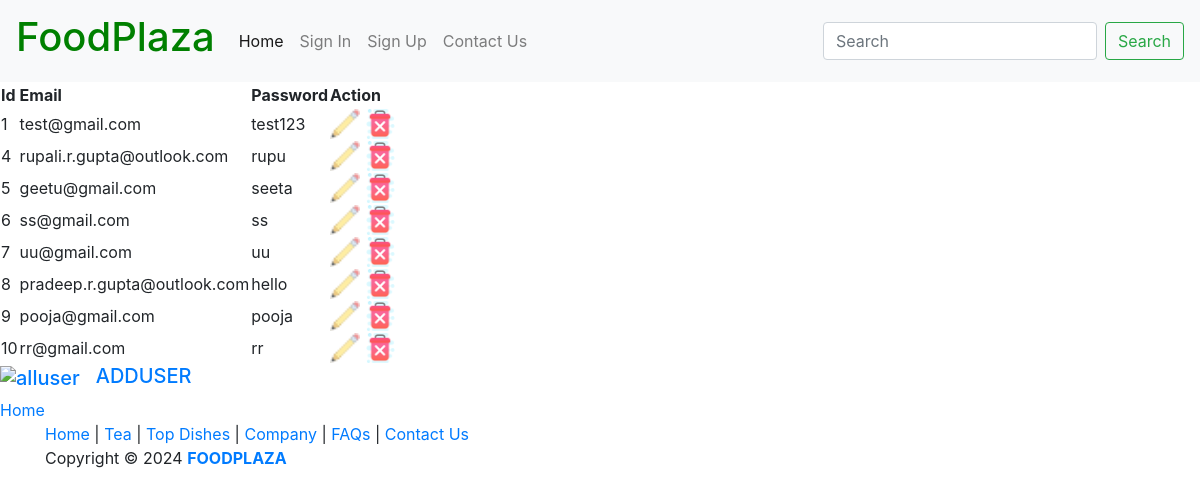
The page /userapp/users/ on the database its author committed.
### userapp/models.py (models this page shows, shortened)
class UserModel(models.Model):
	email=models.CharField(max_length=30)
	password=models.CharField(max_length=20)

### userapp/views.py (the view)
# urls.py: path('users/', showAllUser),
def showAllUser(request):
	allusers=UserModel.objects.all()
	return render(request,'userapp/users.html',{'users':allusers})

### templates/userapp/users.html
{% include "header2.html" %}
{% load static %}
<table>
    <tr>
        <th>Id</th>
        <th>Email</th>
        <th>Password</th>
		<th> Action</th>
    </tr>
    {% if users %}
        {% for u in users%}
        <tr>
            <td>{{u.id}}</td>
            <td>{{u.email}}</td>
            <td>{{u.password}}</td>
			<td colspan=2>
				<a href="/userapp/update/{{u.id}}"><img src="{% static 'images/edit.png'%}" width=30 height=30 alt='update'></a>
				<a href="/userapp/delete/{{u.id}}"><img src="{% static 'images/delete.png'%}" width=30 height=30 alt='delete'></a>
			</td>
        </tr>
        {% endfor %}
    {% endif %}
</table>
<h5 colspan=2>
<a href='/userapp/users/'><img src="{% static 'images/users.png'%}" width=30 height=30 alt='alluser'></a> &nbsp;  <a href='/userapp/adduser/'>ADDUSER</a>
</h5>
<a href='/'>Home</a>
{% include "footer.html" %}

### rows shown on the page
UserModel: id "1", email "test@gmail.com", password "test123"
UserModel: id "4", email "rupali.r.gupta@outlook.com", password "rupu"
UserModel: id "5", email "geetu@gmail.com", password "seeta"
UserModel: id "6", email "ss@gmail.com", password "ss"
UserModel: id "7", email "uu@gmail.com", password "uu"
UserModel: id "8", email "pradeep.r.gupta@outlook.com", password "hello"
UserModel: id "9", email "pooja@gmail.com", password "pooja"
UserModel: id "10", email "rr@gmail.com", password "rr"
